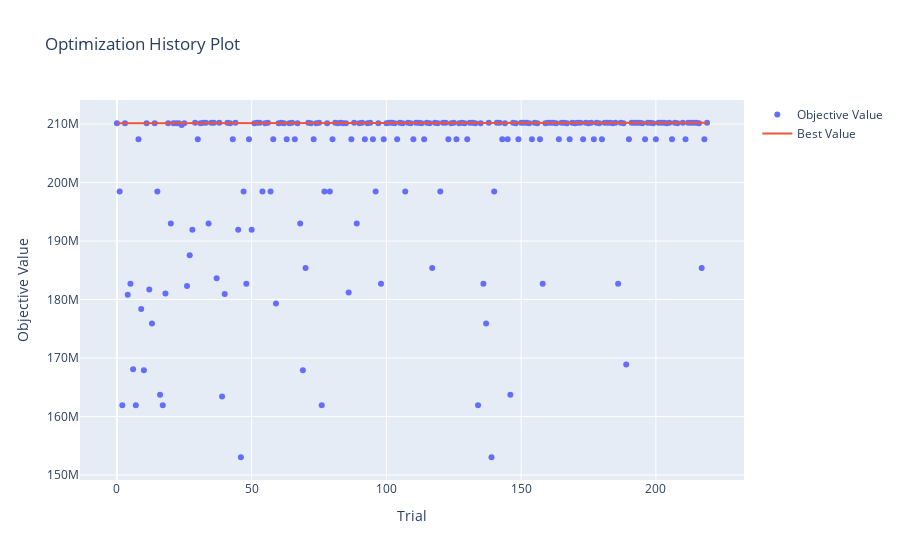

Write notebook code for a chart like this one.
### Markdown cell above
A continuación veremos como fue el proceso de búsqueda a través de las visualizaciones que cuenta la herramienta (los gráficos son bastante autoexplicativos)

### Code cell
optuna.visualization.plot_optimization_history(study)

### Figure 1 — Plotly figure (JSON) as saved in the notebook; plotly's stock layout.template omitted (floating-point values rounded to 4 significant figures; data arrays with more than 128 entries replaced by an {"elided": "..."} marker saying what was removed)
{"data": [{"mode": "markers", "name": "Objective Value", "type": "scatter", "x": {"elided": "219 int values"}, "y": {"elided": "219 float values"}}, {"mode": "lines", "name": "Best Value", "type": "scatter", "x": {"elided": "220 int values"}, "y": {"elided": "220 float values"}}, {"marker": {"color": "#cccccc"}, "mode": "markers", "name": "Infeasible Trial", "showlegend": false, "type": "scatter", "x": [], "y": []}], "layout": {"title": {"text": "Optimization History Plot"}, "xaxis": {"title": {"text": "Trial"}}, "yaxis": {"title": {"text": "Objective Value"}}}}
